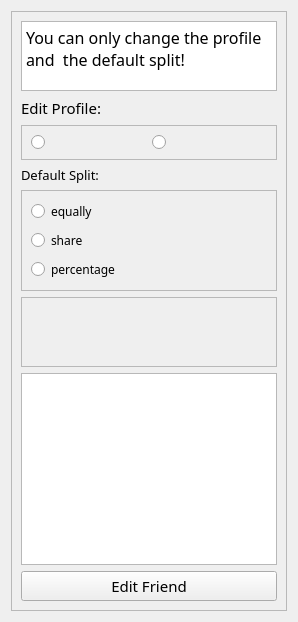
                  <widget class="QWidget" name="EditFriendPage">
                   <layout class="QVBoxLayout" name="verticalLayout_79">
                    <item>
                     <widget class="QFrame" name="editFrFrame">
                      <property name="frameShape">
                       <enum>QFrame::StyledPanel</enum>
                      </property>
                      <property name="frameShadow">
                       <enum>QFrame::Raised</enum>
                      </property>
                      <layout class="QVBoxLayout" name="verticalLayout_87">
                       <item>
                        <widget class="QTextBrowser" name="textBrowser">
                         <property name="sizePolicy">
                          <sizepolicy hsizetype="Expanding" vsizetype="Fixed">
                           <horstretch>0</horstretch>
                           <verstretch>0</verstretch>
                          </sizepolicy>
                         </property>
                         <property name="minimumSize">
                          <size>
                           <width>0</width>
                           <height>70</height>
                          </size>
                         </property>
                         <property name="maximumSize">
                          <size>
                           <width>16777215</width>
                           <height>70</height>
                          </size>
                         </property>
                         <property name="font">
                          <font>
                           <family>Swis721 Blk BT</family>
                           <pointsize>12</pointsize>
                           <italic>false</italic>
                          </font>
                         </property>
                         <property name="html">
                          <string>&lt;!DOCTYPE HTML PUBLIC &quot;-//W3C//DTD HTML 4.0//EN&quot; &quot;http://www.w3.org/TR/REC-html40/strict.dtd&quot;&gt;
&lt;html&gt;&lt;head&gt;&lt;meta name=&quot;qrichtext&quot; content=&quot;1&quot; /&gt;&lt;style type=&quot;text/css&quot;&gt;
p, li { white-space: pre-wrap; }
&lt;/style&gt;&lt;/head&gt;&lt;body style=&quot; font-family:'Swis721 Blk BT'; font-size:12pt; font-weight:400; font-style:normal;&quot;&gt;
&lt;p style=&quot; margin-top:0px; margin-bottom:0px; margin-left:0px; margin-right:0px; -qt-block-indent:0; text-indent:0px;&quot;&gt;You can only change the profile and  the default split!&lt;/p&gt;&lt;/body&gt;&lt;/html&gt;</string>
                         </property>
                        </widget>
                       </item>
                       <item>
                        <widget class="QLabel" name="ProfileLabel_2">
                         <property name="font">
                          <font>
                           <family>Swis721 Blk BT</family>
                           <pointsize>11</pointsize>
                          </font>
                         </property>
                         <property name="text">
                          <string>Edit Profile:</string>
                         </property>
                        </widget>
                       </item>
                       <item>
                        <widget class="QFrame" name="frame_53">
                         <property name="frameShape">
                          <enum>QFrame::StyledPanel</enum>
                         </property>
                         <property name="frameShadow">
                          <enum>QFrame::Raised</enum>
                         </property>
                         <layout class="QHBoxLayout" name="horizontalLayout_14">
                          <item>
                           <widget class="QRadioButton" name="LadyProfileBtn_2">
                            <property name="text">
                             <string/>
                            </property>
                            <property name="icon">
                             <iconset resource="images.qrc">
                              <normaloff>:/images/219969.png</normaloff>:/images/219969.png</iconset>
                            </property>
                            <property name="iconSize">
                             <size>
                              <width>70</width>
                              <height>70</height>
                             </size>
                            </property>
                           </widget>
                          </item>
                          <item>
                           <widget class="QRadioButton" name="MaleProfileBtn_2">
                            <property name="text">
                             <string/>
                            </property>
                            <property name="icon">
                             <iconset resource="images.qrc">
                              <normaloff>:/images/219986.png</normaloff>:/images/219986.png</iconset>
                            </property>
                            <property name="iconSize">
                             <size>
                              <width>70</width>
                              <height>70</height>
                             </size>
                            </property>
                           </widget>
                          </item>
                         </layout>
                        </widget>
                       </item>
                       <item>
                        <widget class="QLabel" name="label_8">
                         <property name="font">
                          <font>
                           <family>Swis721 Blk BT</family>
                           <pointsize>10</pointsize>
                          </font>
                         </property>
                         <property name="text">
                          <string>Default Split:</string>
                         </property>
                        </widget>
                       </item>
                       <item>
                        <widget class="QFrame" name="split_frame_2">
                         <property name="frameShape">
                          <enum>QFrame::StyledPanel</enum>
                         </property>
                         <property name="frameShadow">
                          <enum>QFrame::Raised</enum>
                         </property>
                         <layout class="QVBoxLayout" name="verticalLayout_80">
                          <item>
                           <widget class="QRadioButton" name="EqualFriend_2">
                            <property name="font">
                             <font>
                              <family>Swis721 Blk BT</family>
                             </font>
                            </property>
                            <property name="text">
                             <string>equally</string>
                            </property>
                           </widget>
                          </item>
                          <item>
                           <widget class="QRadioButton" name="ShareFriend_2">
                            <property name="font">
                             <font>
                              <family>Swis721 Blk BT</family>
                             </font>
                            </property>
                            <property name="text">
                             <string>share</string>
                            </property>
                           </widget>
                          </item>
                          <item>
                           <widget class="QRadioButton" name="PercentageFriend_2">
                            <property name="font">
                             <font>
                              <family>Swis721 Blk BT</family>
                             </font>
                            </property>
                            <property name="text">
                             <string>percentage</string>
                            </property>
                           </widget>
                          </item>
                         </layout>
                        </widget>
                       </item>
                       <item>
                        <widget class="QScrollArea" name="scrollArea_14">
                         <property name="font">
                          <font>
                           <family>Swis721 Blk BT</family>
                           <pointsize>12</pointsize>
                          </font>
                         </property>
                         <property name="widgetResizable">
                          <bool>true</bool>
                         </property>
                         <widget class="QWidget" name="scrollAreaWidgetContents_17">
                          <property name="geometry">
                           <rect>
                            <x>0</x>
                            <y>0</y>
                            <width>378</width>
                            <height>96</height>
                           </rect>
                          </property>
                          <layout class="QVBoxLayout" name="verticalLayout_86"/>
                         </widget>
                        </widget>
                       </item>
                       <item>
                        <widget class="QTextBrowser" name="ErrorLabel3_2">
                         <property name="font">
                          <font>
                           <family>Swis721 Blk BT</family>
                           <pointsize>12</pointsize>
                          </font>
                         </property>
                        </widget>
                       </item>
                       <item>
                        <widget class="QPushButton" name="AddFriendBtn_2">
                         <property name="font">
                          <font>
                           <family>Swis721 Blk BT</family>
                           <pointsize>11</pointsize>
                          </font>
                         </property>
                         <property name="text">
                          <string>Edit Friend</string>
                         </property>
                         <property name="icon">
                          <iconset resource="resource2.qrc">
                           <normaloff>:/icons2/icons2/edit.svg</normaloff>:/icons2/icons2/edit.svg</iconset>
                         </property>
                         <property name="iconSize">
                          <size>
                           <width>30</width>
                           <height>30</height>
                          </size>
                         </property>
                        </widget>
                       </item>
                      </layout>
                     </widget>
                    </item>
                   </layout>
                  </widget>
